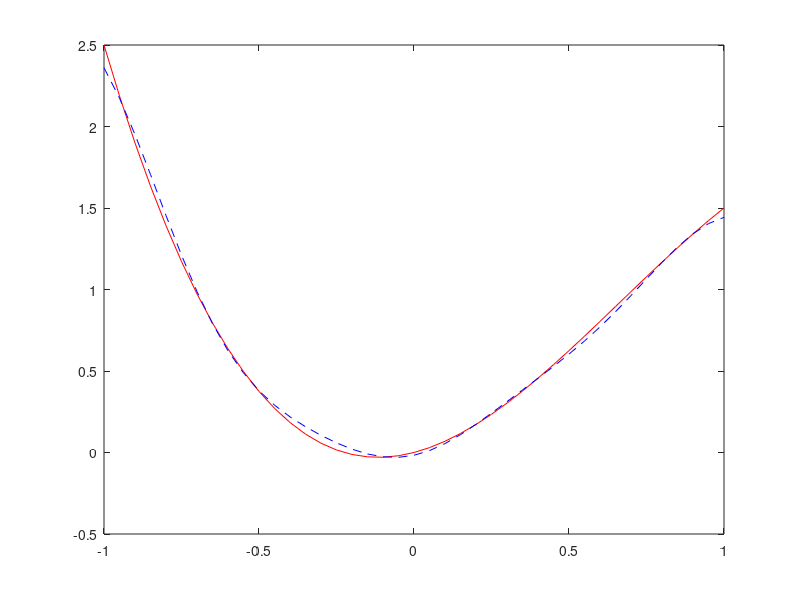

Write the MATLAB code that produced this figure.
% RBF Networks
% ITEC560 Introduction to Neural Networks
% Example 2
% Function Approximation (delta rule)

clear;

% Network Paramaters

ni=1;               % # of input neurons
nh=12;               % # of hidden neurons
no=1;               % # of output neurons
ns=21;              % # of samples
m=0.1;              % learning rate
maxep=20000;        % Maximum Epoch

rng=[-1, 1];     % Range, [min, max]
sig=0.5;         % variance

% Desired error tolerance
er=1e-3;

% Weights of the first layer - centers of the RBF's
w1=rng(1):((rng(2)-rng(1))/(nh-1)):rng(2);

% Check if leng of w1 matches with number of hidden units
if nh~=length(w1),
    disp(['Number of units in the hidden layer (', num2str(nh), ...
         ') must be equal to the number of weights (', num2str(length(w1)), ...
         ') in the first layer.']);
     return;
end;

% Initial weights for the output layer between -1 & 1
w2=2*rand(1,nh)-1;

% ep_er is for testing if any error has accured in any epoch
ep_er=1; 

% Epoch number
n=0;


while  (ep_er>0 & n<maxep),
    
     n=n+1;
     ep_er=0;
     erav=0;    % Average error
     
    % Generate ns random values between -1 and 1
    x=(2*rand(1,ns)-1);
    
    % Calculate the corresponding desired outputs;
    d=0.5*x+2*x.^2-x.^3;

    % Weigth Update With Delta Rule
    
    for j=1:ns,
             
    % Calculate the outputs of the RB Functions
    q=exp((-(x(j)-w1).^2)./(sig.^2));   
    
    % Calculate the RBF output
    y=w2*q';
    
    % Calculate the error
    del=d(j)-y;
    
    % New Weights 
    w2=w2+m*del*q;
    
    % Check if error is less than the tolerance
          if abs(del)>er,
            ep_er=ep_er+1;
            erav=erav+abs(del);
          end;
  
    end;
    
    % At the end of each epoch check if all errors are
    % less than the error tolarance
    if ep_er==0,
        disp(['Function is approximated in ', num2str(n), ' epochs.']);
        disp(['The average error is the last epoch is ', num2str(erav/ns), '.']);
    elseif n==maxep,
         disp(['At the end of ', num2str(n), ' epochs.']);
         disp(['The average error in the last epoch is ', num2str(erav/ns), '.']);
    end;
        
end;


% Plot the exact and approximated function together

t=-1:1/20:1;              % time period
ge=0.5*t+2*t.^2-t.^3;     % exact fucntion

% Approximation of RBF network

for j=1:length(t),
    q=exp((-(t(j)-w1).^2)./(sig.^2));
    ga(j)=w2*q';
end;
    
% Plot functions

plot(t,ge,'r', t, ga,'b--');

% Calculate the estimation error

erplt=sum(abs(ge-ga))/length(t);
disp(['Average error between the original function and it''s approximation is : ', num2str(erplt)]);

